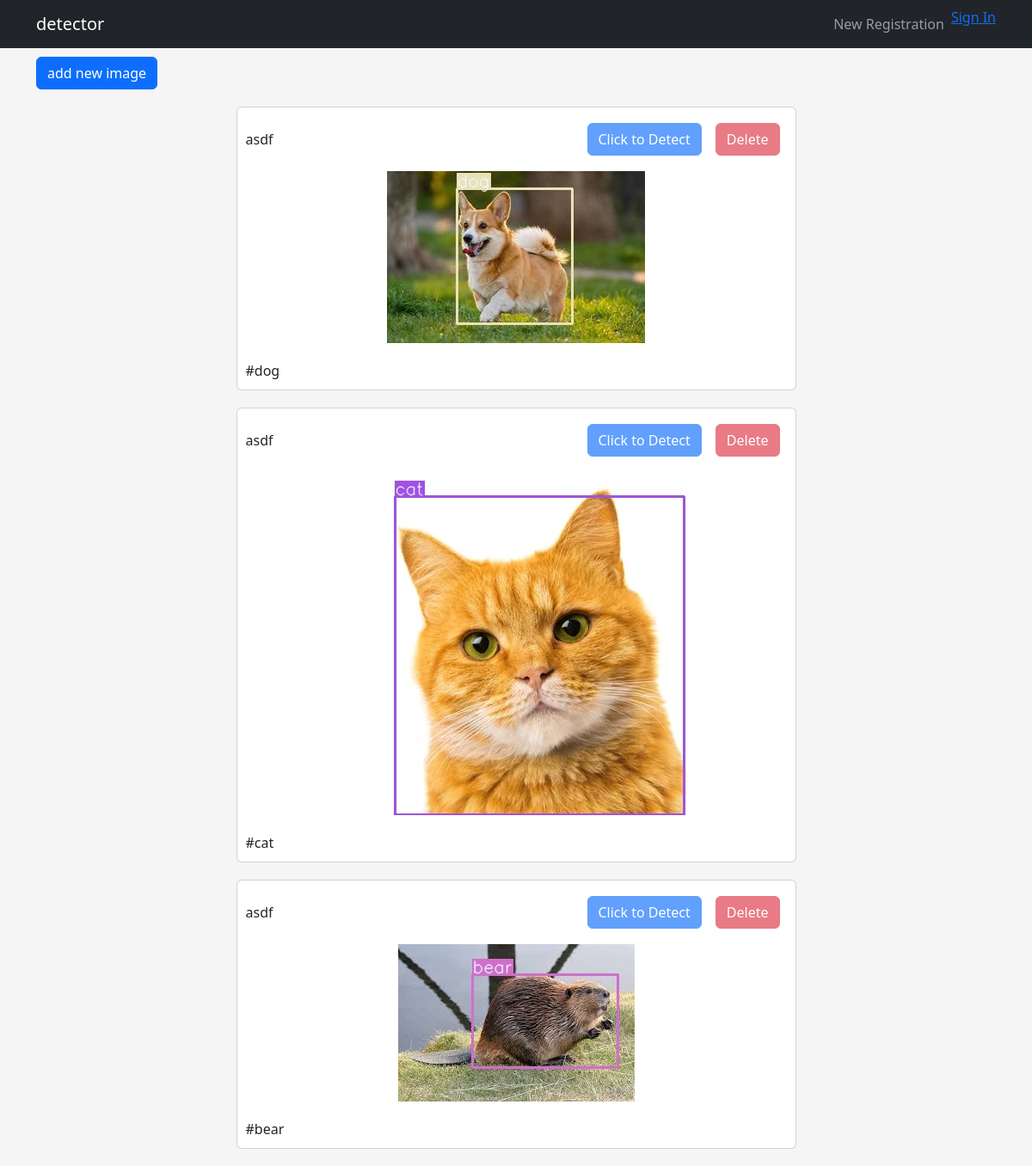
The page / on the database its author committed.
### apps/crud/models.py (models this page shows, shortened)
class User(UserMixin, db.Model):
    __tablename__ = "users"
    id=db.Column(db.Integer, primary_key=True)
    username = db.Column(db.String, index=True)
    email = db.Column(db.String, unique=True, index=True)
    password_hash = db.Column(db.String)
    created_at = db.Column(db.DateTime, default=datetime.now)
    updated_at = db.Column(
        db.DateTime, default=datetime.now, onupdate=datetime.now
    )
    @property
    def password(self):
        raise AttributeError("cannot read")
    user_images = db.relationship("UserImage", backref="user")

### apps/detector/models.py (models this page shows)
class UserImage(db.Model):
    __tablename__ = "user_images"
    id = db.Column(db.Integer, primary_key=True)
    user_id = db.Column(db.String, db.ForeignKey("users.id"))
    image_path = db.Column(db.String)
    is_detected = db.Column(db.Boolean, default=False)
    created_at = db.Column(db.DateTime, default=datetime.now)
    updated_at = db.Column(
        db.DateTime, default=datetime.now, onupdate=datetime.now
    )

class UserImageTag(db.Model):
    __tablename__ = "user_image_tags"
    id = db.Column(db.Integer, primary_key=True)
    user_image_id = db.Column(db.String, db.ForeignKey("user_images.id"))
    tag_name = db.Column(db.String)
    created_at = db.Column(db.DateTime, default=datetime.now)
    updated_at = db.Column(db.DateTime, default=datetime.now, onupdate=datetime.now)

### apps/detector/views.py (the view)
@dt.route("/")
def index():
    user_images = (
        db.session.query(User,UserImage)
        .join(UserImage)
        .filter(User.id == UserImage.user_id)
        .all()
    )
    user_image_tag_dict = {}
    for user_image in user_images:
        user_image_tags = (
            db.session.query(UserImageTag)
            .filter(UserImageTag.user_image_id ==
                    user_image.UserImage.id)
                    .all()
        )
        user_image_tag_dict[user_image.UserImage.id] = user_image_tags
    detector_form = DetectorForm()
    delete_form = DeleteForm()
    return render_template("detector/index.html",
                        user_images=user_images,
                        user_image_tag_dict=user_image_tag_dict,
                        detector_form = detector_form,
                        delete_form=delete_form
                        )

### apps/detector/forms.py
class DetectorForm(FlaskForm):
    submit = SubmitField("Click to Detect")

class DeleteForm(FlaskForm):
    submit = SubmitField("Delete")

### apps/detector/templates/detector/index.html (shortened to what this page needs)
{% extends "detector/base.html" %}
{% block content %}
<div class="col-md-10 text-right dt-image-register-btn">
    <a href="{{ url_for('detector.upload_image') }}" class="btn btn-primary">add new image</a>
</div>
{% for user_image in user_images %}
<div class="card col-md-7 dt-image-content">
    <header class="d-flex justify-content-between">
        <div class="dt-image-username">{{ user_image.User.username }}</div>
        <div class = "d-flex flex-row-reverse">
            <div class="p-2">
                <form
                action="{{ url_for('detector.delete_image', image_id = user_image.UserImage.id) }}"
                method="POST">
                {% if current_user.id == user_image.User.id %}
                {{ delete_form.submit(class='btn btn-danger') }}
                {% else %}
                {{ delete_form.submit(class="btn btn-danger", disabled="disabled") }}
                {% endif %}
            </form>
            </div>
            <div class ="p-2">
                <form action = "{{ url_for('detector.detect',
                image_id=user_image.UserImage.id) }}"
                method="POST">
                {% if current_user.id == user_image.User.id and user_image.UserImage.is_detected == False %}
                {{detector_form.submit(class="btn btn-primary")}}
                {% else %}
                {{detector_form.submit(class="btn btn-primary", disabled="disabled")}}
                {% endif %}
            </form>
            </div>
        </div>
    </header>
    <section>
        <img
            src="{{ url_for('detector.image_file',
                filename = user_image.UserImage.image_path) }}"
            alt="upload image"
            />
    </section>
    <footer>
        {% for tag in user_image_tag_dict[user_image.UserImage.id] %}
        #{{tag.tag_name }} {% endfor %}
    </footer>
</div>
{% endfor %}
{% endblock %}

### apps/detector/templates/detector/base.html (shortened to what this page needs)
<!DOCTYPE html>
<html lang="en">
    <head>
        <link rel="stylesheet" href="{{ url_for('static', filename='css/bootstrap.min.css') }}"
        />
        <link rel="stylesheet" href="{{ url_for('static', filename='css/style.css') }}"
        />
    </head>
    <body>
        <nav class="navbar navbar-expand-lg navbar-dark bg-dark">
            <div class="container">
                <a class="navbar-brand" href="{{ url_for('detector.index') }}"
                >detector</a>
                <ul class="navbar-nav">
                    {% if current_user.is_authenticated %}
                    <li class="nav-item">
                    <span class="nav-link">{{ current_user.username }}</span>
                    </li>
                    <li class="nav-item">
                        <a href="{{ url_for('auth.logout') }}" class="nav-link">Log Out</href>
                    </li>
                    {% else %}
                    <li class="nav-item">
                        <a class="nav-link" href="{{ url_for('auth.signup') }}">New Registration</a>
                    </li>
                    <li class="nav-item">
                        <a class="nav-item" href="{{ url_for('auth.login') }}">Sign In</a>
                    </li>
                    {% endif %}
                </ul>
            </div>
        </nav>
        <section class="container">
        {% block content %}{% endblock %}
        </section>
    </body>
</html>

### apps/static/css/style.css (style rules this page uses)
body { background-color: #f5f5f5; }
.dt-image-content { margin: 20px auto; padding: 0; }
.dt-image-username { padding-top: 15px; }
.dt-image-register-btn { padding: 10px 47px 0 0; }
.dt-image-content header { padding: 10px 10px 0 10px; }
.dt-image-content section { padding: 10px 0; margin: auto; }
.dt-image-content footer { padding: 10px; }
.dt-image-content section img { width: 100%; }

### rows shown on the page
User: User.username "asdf", image_path (picture)
UserImageTag: tag_name "dog"
UserImageTag: tag_name "cat"
UserImageTag: tag_name "bear"
